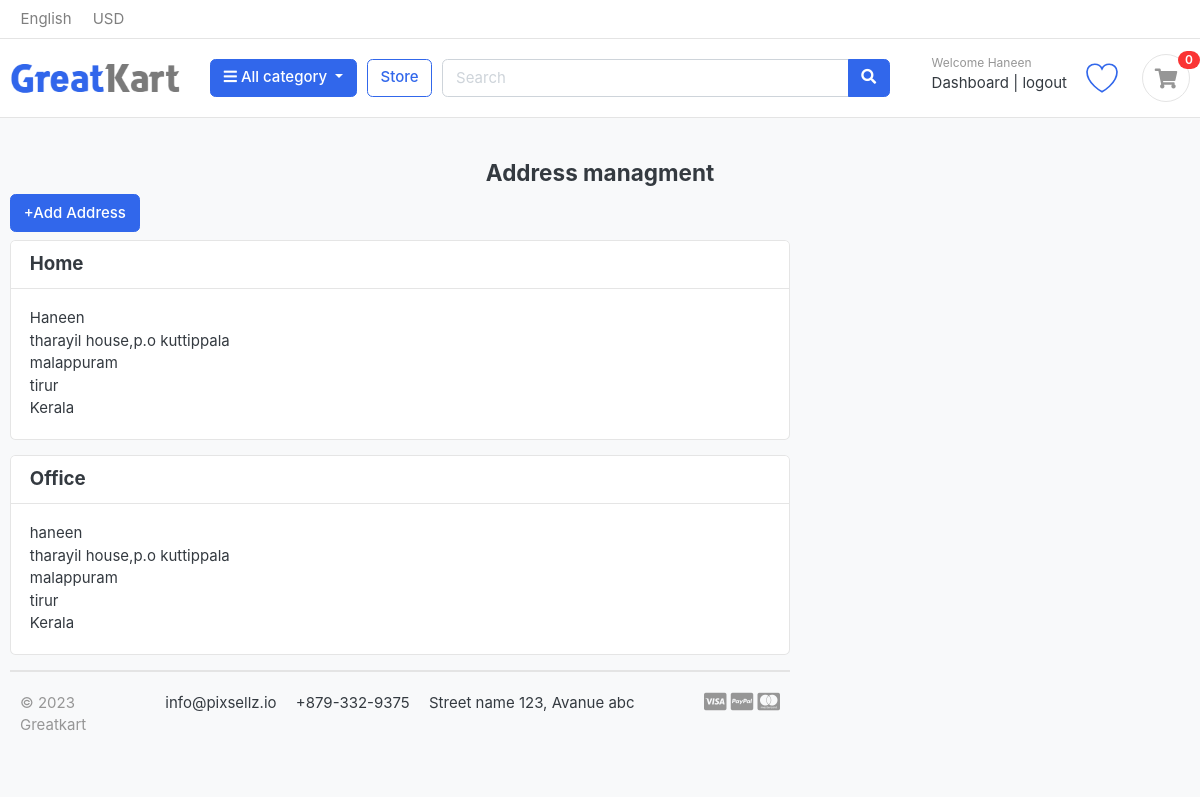
/accounts/addr/ (signed in), run on the app's committed database.
### accounts/models.py (models this page shows, shortened)
class Account(AbstractBaseUser):
    first_name      = models.CharField(max_length=50)
    last_name       = models.CharField(max_length=50)
    username        = models.CharField(max_length=50, unique=True)
    email           = models.EmailField(max_length=100,unique=True)
    phone    = models.CharField(max_length=50)
    date_joined     = models.DateTimeField(auto_now_add=True)
    last_login      = models.DateTimeField(auto_now_add=True)
    is_admin        = models.BooleanField(default=False)
    is_staff        = models.BooleanField(default=False)
    is_active        = models.BooleanField(default=False)
    is_superadmin = models.BooleanField(default=False)
    USERNAME_FIELD = 'email'
    REQUIRED_FIELDS = ['username', 'first_name', 'last_name']
    objects = MyAccountManager()

class Address(models.Model):
    first_name = models.CharField(max_length=50)
    last_name = models.CharField(max_length=50)
    type_address = models.CharField(max_length=50)
    user = models.ForeignKey(Account, on_delete=models.CASCADE)
    email = models.EmailField(max_length=100, unique=False)
    phone = models.CharField(max_length=50)
    address_line_1 = models.CharField(max_length=50)
    address_line_2 = models.CharField(max_length=50, blank=True)
    country= models.CharField(max_length=50)
    state = models.CharField(max_length=50)
    city = models.CharField(max_length=50)

### accounts/views.py (the view)
# urls.py: path('addr/',views.addr),
def addr(request):
    if request.user.is_authenticated:
        address=Address.objects.filter(user = request.user.id)
        return render(request,"accounts/address.html",{'address':address})

### carts/context_processors.py (called while the page is built)
def counter(request):
    cart_count=0
    if 'admin' in request.path:
        return {}
    else:
        try:
            cart=Cart.objects.filter(cart_id=_cart_id(request))
            cart_items=CartItem.objects.all().filter(cart=cart[:1])
            for cart_item in cart_items:
                cart_count += cart_item.quantity
        except Cart.DoesNotExist:
            cart_count=0
    return dict(cart_count=cart_count)

### carts/views.py (called while the page is built)
def _cart_id(request):
    cart = request.session.session_key
    if not cart:
        cart = request.session.create()
    return cart

### category/context_processor.py (called while the page is built)
def menu_links(request):
    links = category.objects.all()
    return dict(links=links)

### category/models.py (called while the page is built)
    def get_url(self):
        return reverse('products_by_category', args=[self.slug])

### templates/accounts/address.html
{% extends 'base.html' %}
{% load static %}
{% block content %}
<section class="section-content padding-y bg">
	<div class="container">
		<h4 class="text-center mb-20">Address managment</h4>
		<div class="row">
            <aside class="col-lg-8">
                <button type="button" class="btn btn-primary mb-2 " value="Input"><a class="text-decoration-none text-white" href="/accounts/add_address/">+Add Address</a></button>
				{% for a in address %}
				<div class="card mb-3">
					<h5 class="card-header">{{a.type_address}}</h5>
					<div class="card-body">
						<p class="card-text mb-0">{{a.first_name}}</p>
						<p class="card-text mb-0">{{a.address_line_1 }}</p>
						<p class="card-text mb-0">{{a.address_line_2}}</p>
						<p class="card-text mb-0">{{a.city}}</p>
						<p class="card-text mb-0">{{a.state }}</p>
					</div>
				</div>
				{%endfor%}
{%endblock%}

### templates/includes/navbar.html (shortened to what this page needs)
{%load static%}
<header class="section-header">
    <nav class="navbar p-md-0 navbar-expand-sm navbar-light border-bottom">
    <div class="container">
      <div class="collapse navbar-collapse" id="navbarTop4">
        <ul class="navbar-nav mr-auto">
            <li class="nav-item dropdown">
                 <a href="#" class="nav-link">   English </a>
            </li>
            <li class="nav-item dropdown">
                <a href="#" class="nav-link"> USD </a>
            </li>
        </ul>
      </div>
    </div>
    </nav>
    <section class="header-main border-bottom">
        <div class="container">
    <div class="row align-items-center">
        <div class="col-lg-2 col-md-3 col-6">
            <a href="{%url 'home' %}" class="brand-wrap">
                <img class="logo" src="{%static './images/logo.png'%}">
            </a>
        </div>
        <div class="col-lg col-sm col-md col-6 flex-grow-0">
            <div class="category-wrap dropdown d-inline-block float-right">
                <button type="button" class="btn btn-primary dropdown-toggle" data-toggle="dropdown">
                    <i class="fa fa-bars"></i> All category
                </button>
            </div>
        </div>
        <a href="{%url 'store' %}" class="btn btn-outline-primary">Store</a>
        <div class="col-lg  col-md-6 col-sm-12 col">
            <form action="#" class="search">
                <div class="input-group w-100">
                    <input type="text" class="form-control" style="width:60%;" placeholder="Search">
                    <div class="input-group-append">
                      <button class="btn btn-primary" type="submit">
                        <i class="fa fa-search"></i>
                      </button>
                    </div>
                </div>
            </form>
        </div>
        <div class="col-lg-3 col-sm-6 col-8 order-2 order-lg-3">
                    <div class="d-flex justify-content-end mb-3 mb-lg-0">
                        {%if user.id is None%}
                        <div class="widget-header">
                            <small class="title text-muted">Welcome guest!</small>
                            <div>
                                <a href="{% url 'login' %}">Sign in</a> <span class="dark-transp"> | </span>
                                <a href="{% url 'register' %}"> Register</a>
                            </div>
                        </div>
                        {%else%}
                        <div class="widget-header">
                            <small class="title text-muted">Welcome {{user.first_name}}</small>
                            <div>
                                <a href="{% url 'dashboard' %}">Dashboard</a> <span class="dark-transp"> | </span>
                                <a href="{% url 'logout' %}"> logout</a>
                            </div>
                        </div>
                        {%endif%}
                        <a href="/wishlist/wishlistitem/" class="row ml-3" style="width: 40px;">
                        </a>
                        <a href="{% url 'cart' %}" class="widget-header pl-3 ml-3">
                            <div class="icon icon-sm rounded-circle border"><i class="fa fa-shopping-cart"></i></div>
                            <span class="badge badge-pill badge-danger notify">{{cart_count}}</span>
                        </a>
                    </div>
                </div>
    </div>
        </div>
    </section>
    </header>

### static/css/ui.css (style rules this page uses)
html { font-family: "Inter", sans-serif; font-size: 15px; }
.icon-xs, .icon-sm, .icon-md, .icon-lg { display: inline-block; text-align: center; flex-shrink: 0; flex-grow: 0; }
.icon-sm { width: 48px; height: 48px; line-height: 48px !important; font-size: 20px; }
.padding-y { padding-top: 40px; padding-bottom: 40px; }
.bg { background-color: #f8f9fa; }
p:last-child { margin-bottom: 0; }
.header-main { position: relative; padding-top: 1rem; padding-bottom: 1rem; }
.brand-wrap .logo, .navbar-brand .logo { margin-right: 7px; max-height: 42px; display: inline-block; }
.widget-header { display: inline-block; vertical-align: middle; position: relative; }
.widget-header a { color: #343a40; }
.widget-header i { color: #969696; }
.widget-header .title { display: block; }
.widget-header .notify { position: absolute; top: -3px; right: -10px; }
.notify { position: absolute; top: -4px; right: -10px; display: inline-block; padding: 0.25em 0.6em; font-size: 12px; line-height: 1; text-align: center; border-radius: 3rem; color: #fff; background-color: #fa3434; }

### data on the page
Account: first_name "Haneen"
Address: type_address "Home", first_name "Haneen", address_line_1 "tharayil house,p.o kuttippala", address_line_2 "malappuram", city "tirur", state "Kerala"
Address: type_address "Office", first_name "haneen", address_line_1 "tharayil house,p.o kuttippala", address_line_2 "malappuram", city "tirur", state "Kerala"

### other printed values
{{ cart_count }} "0"
